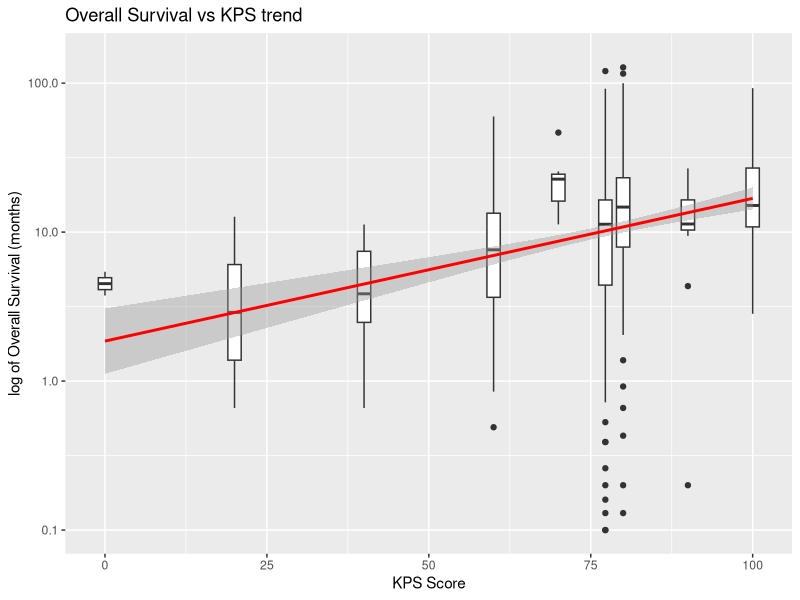
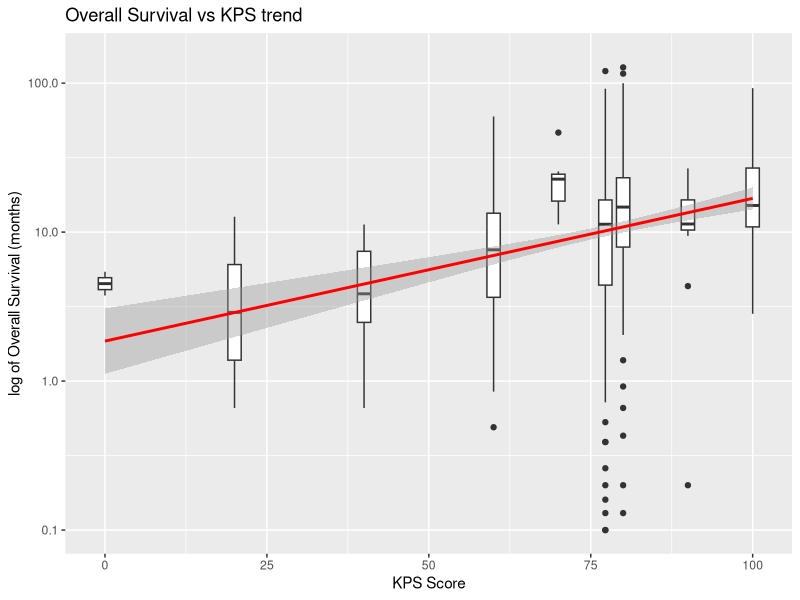

Write R code to recreate these figures, in order.
library(ggplot2)
# Basic box plot

setwd("/Users/michellemai/gbm_ml/")


gbm_data <- read.csv("real_final_data.csv")
newname<-list("genome_altered","age","male","female","asian","black","white","disease_free","KPS","OS")
names(gbm_data) <- newname

# plot_1 <- ggplot(data = gbm_data, mapping = aes(x = genome_altered, y = OS))
# plot_1 + geom_point() +
# scale_y_continuous(trans="log10", limits=c(-150,150)) +
# geom_smooth(method = "lm", se = TRUE, color ='red') +
# labs(y = "log of Overall Survival (months)", x = "Fraction of Genome Altered", title = "Overall Survival vs Fraction of Genome Altered trend")
# ggsave("genome_OS.png")

# plot_2 <- ggplot(data = gbm_data, mapping = aes(x = age, y = OS))
# plot_2 + geom_point() +
# scale_y_continuous(trans="log10", limits=c(-150,150)) +
# geom_smooth(method = "lm", se = TRUE, color ='red') +
# labs(y = "log of Overall Survival (months)", x = "Age (years)", title = "Overall Survival vs Age trend")
# ggsave("age_OS.png")

# plot_3 <- ggplot(data = gbm_data, mapping = aes(x = male, y = OS))
# plot_3 + geom_boxplot(aes(group = cut_width(male, 1))) +
#   scale_y_continuous(trans="log10", limits=c(-150, 150)) +
#   scale_x_continuous(breaks = c(0,1), labels = c("Not male", "Male")) +
#   labs(y = "log of Overall Survival (months)", x = "Gender Category", title = "Overall Survival vs Gender trend")
# ggsave("male_OS.png")

# plot_4 <- ggplot(data = gbm_data, mapping = aes(x = white, y = OS))
# plot_4 + geom_boxplot(aes(group = cut_width(white, 1))) +
# scale_y_continuous(trans="log10", limits=c(-150, 150)) +
#   scale_x_continuous(breaks = c(0,1), labels = c("Not white", "White")) +
#   labs(y = "log of Overall Survival (months)", x = "Race Category", title = "Overall Survival vs Race trend")
# ggsave("race_OS.png")

plot_6 <- ggplot(data = gbm_data, mapping = aes(x = KPS, y = OS))
plot_6 + 
   geom_boxplot(aes(group = cut_width(KPS, 1))) +
  scale_y_continuous(trans="log10", limits=c(-150, 150)) +
  geom_smooth(method = "lm", se = TRUE, color ='red') +
    labs(y = "log of Overall Survival (months)", x = "KPS Score", title = "Overall Survival vs KPS trend")
  ggsave("KPS_OS.png")